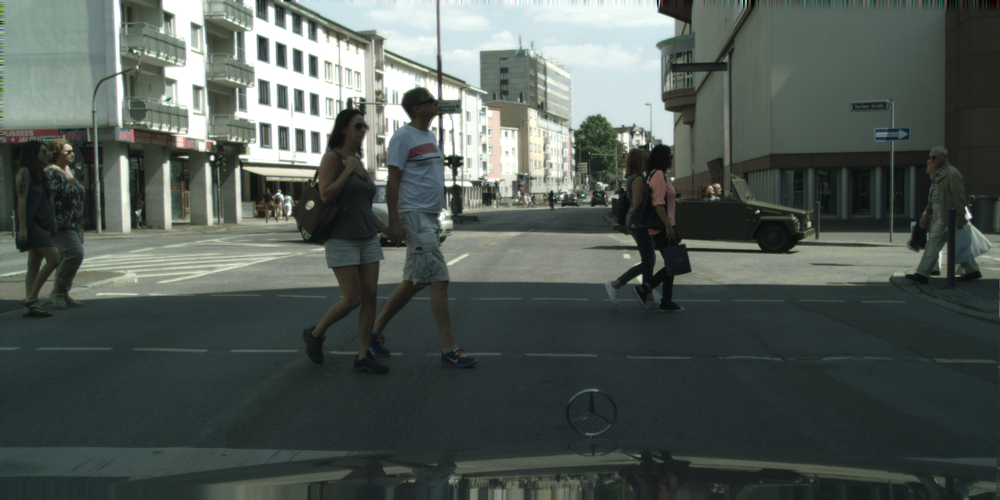
#> input picture Fast_SCNN/png/frankfurt_000001_058914_leftImg8bit.png, 1000 x 500 px, shrunk from 2048 x 1024 before the run
$ python -i lane_util2.py   (imports and definitions only)
#> lines starting #> are read from the running program, lines starting #| are printed output that depends on the picture; after the words box and inside, x2 and y2 are one past the last pixel; in counts of white or black regions, pixels touching at a corner belong together
import matplotlib.pyplot as plt
import matplotlib.image as mpimg
import numpy as np
import cv2
import math
def region_of_interest(img, vertices):
    mask = np.zeros_like(img)
    match_mask_color = 255
    cv2.fillPoly(mask, vertices, match_mask_color)
    masked_image = cv2.bitwise_and(img, mask)
    return masked_image

def draw_lines(img, lines, color=[255, 0, 0], thickness=3):
    line_img = np.zeros(
        (
            img.shape[0],
            img.shape[1],
            3
        ),
        dtype=np.uint8
    )
    img = np.copy(img)
    if lines is None:
        return
    for line in lines:
        for x1, y1, x2, y2 in line:
            cv2.line(line_img, (x1, y1), (x2, y2), color, thickness)
    img = cv2.addWeighted(img, 0.8, line_img, 1.0, 0.0)
    return img

def pipeline(image):
    """
    An image processing pipeline which will output
    an image with the lane lines annotated.
    """
    height = image.shape[0]
#> height = 500
    width = image.shape[1]
#> width = 1000
    region_of_interest_vertices = [
        (0, height),
        (width / 2, height / 2),
        (width, height),
    ]
#> region_of_interest_vertices = [(0, 500), (500, 250), (1000, 500)]
    # gray_image = cv2.cvtColor(image, cv2.COLOR_RGB2GRAY)
    gray_image = cv2.cvtColor(image, cv2.COLOR_BGR2GRAY)
    cannyed_image = cv2.Canny(gray_image, 100, 200)
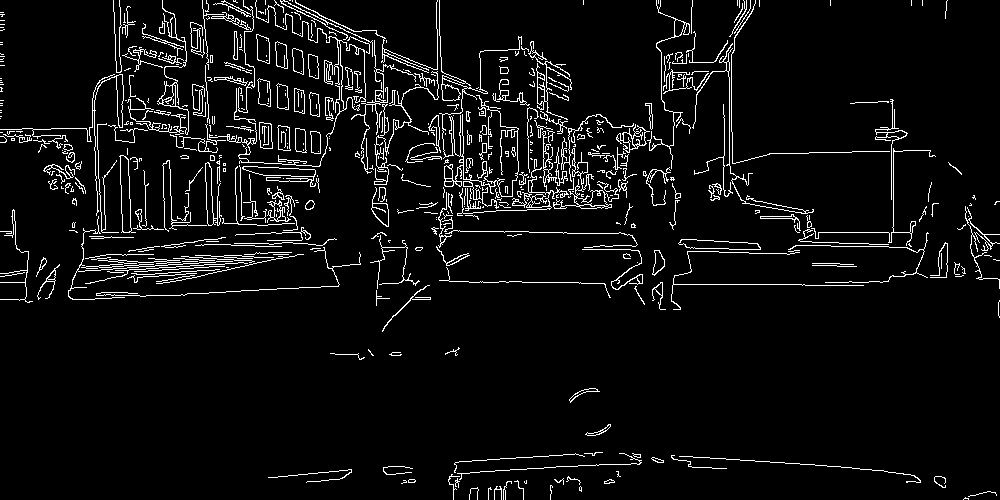
#> cannyed_image: shape (500, 1000); 5.6% white in thin lines or dots

    cropped_image = region_of_interest(
        cannyed_image,
        np.array(
            [region_of_interest_vertices],
            np.int32
        ),
    )
#> in region_of_interest, `cv2.fillPoly(mask, vertices, match_mask_color)`:
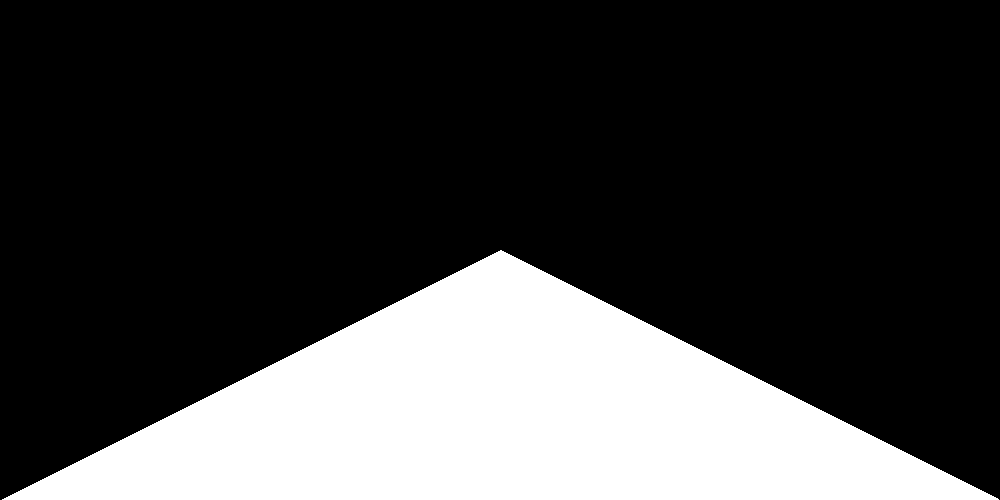
#> mask: shape (500, 1000); 25% white; 1 white region, box (x1, y1, x2, y2) and area: (2, 250, 999, 500) 124999
#> in region_of_interest, `masked_image = cv2.bitwise_and(img, mask)`:
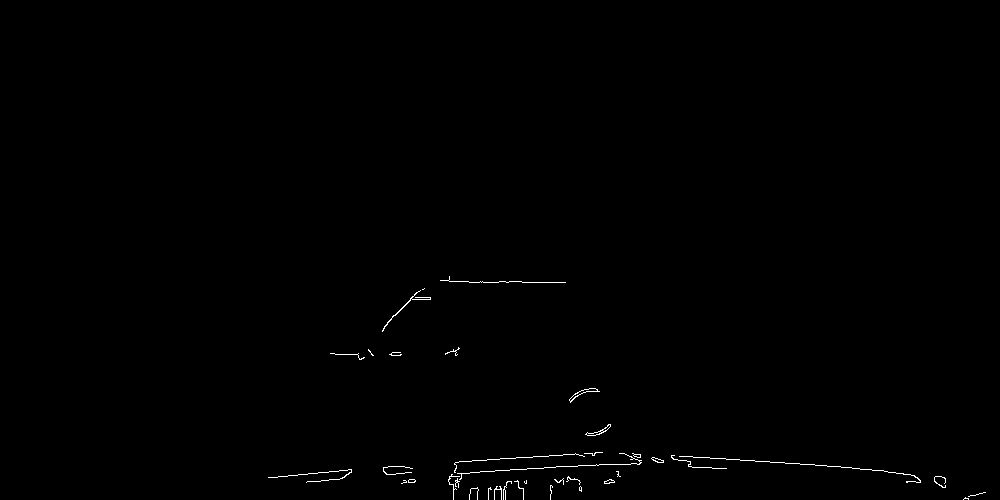
#> masked_image: shape (500, 1000); 0.38% white in thin lines or dots, all inside (x1, y1, x2, y2) = (268, 276, 986, 500)

    lines = cv2.HoughLinesP(
        cropped_image,
        rho=6,
        theta=np.pi / 60,
        threshold=160,
        lines=np.array([]),
        minLineLength=40,
        maxLineGap=25
    )
#> lines = [[454, 472, 686, 460], [770, 462, 851, 467], [298, 474, 351, 471], [510, 469, 605, 464], [557, 482, 614, 482], [454, 463, 504, 458], [556, 481, 614, 481], [549, 455, 594, 455], [563, 483, 609, 483], [671, 455, 739, 459]]
    left_line_x = []
    left_line_y = []
    right_line_x = []
    right_line_y = []

    for line in lines:
        for x1, y1, x2, y2 in line:
            slope = (y2 - y1) / (x2 - x1)
            if math.fabs(slope) < 0.5:
                continue
            if slope <= 0:
                left_line_x.extend([x1, x2])
                left_line_y.extend([y1, y2])
            else:
                right_line_x.extend([x1, x2])
                right_line_y.extend([y1, y2])
#> this loop made 10 passes
#> after the loop, left_line_x = []; left_line_y = []; right_line_x = []; right_line_y = []

    min_y = int(image.shape[0] * (3 / 5))
#> min_y = 300
    max_y = int(image.shape[0])
#> max_y = 500


    line_list = []
    print(left_line_x)
    print(left_line_y)

    if left_line_x and left_line_y:
        poly_left = np.poly1d(np.polyfit(
            left_line_y,
            left_line_x,
            deg=1
        ))

        left_x_start = int(poly_left(max_y))
        left_x_end = int(poly_left(min_y))

        line_list.append([left_x_start, max_y, left_x_end, min_y])

    print(right_line_x)
    print(right_line_y)

    if right_line_x and right_line_y:
        poly_right = np.poly1d(np.polyfit(
            right_line_y,
            right_line_x,
            deg=1
        ))

        right_x_start = int(poly_right(max_y))
        right_x_end = int(poly_right(min_y))

        line_list.append([right_x_start, max_y, right_x_end, min_y])

    line_image = draw_lines(
        image,
        # [[
        #     [left_x_start, max_y, left_x_end, min_y],
        #     [right_x_start, max_y, right_x_end, min_y],
        # ]],
        [line_list],
        thickness=5,
    )
#> after the loop in draw_lines, `for line in lines:`: line_img: shape (500, 1000, 3); every value is 0
#> in draw_lines, `img = cv2.addWeighted(img, 0.8, line_img, 1.0, 0.0)`:
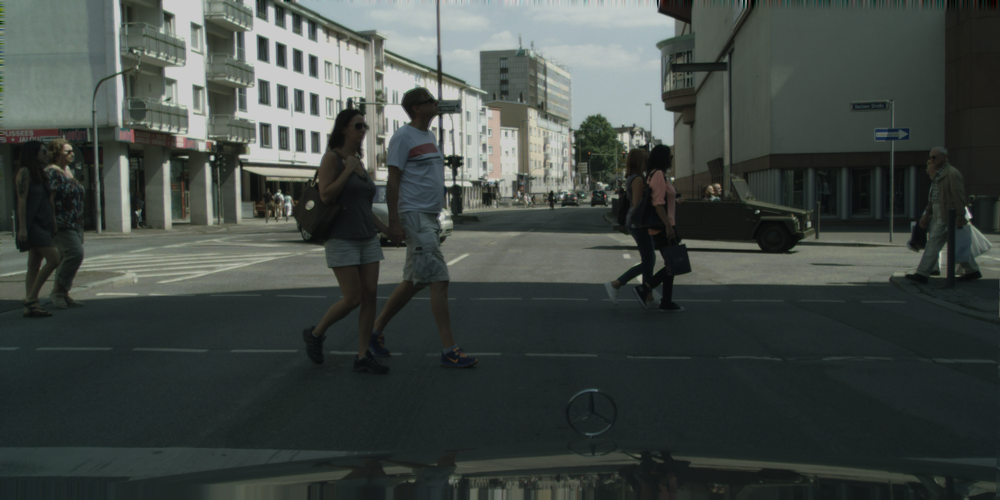
#> img: shape (500, 1000, 3); mean R, G, B 64.7, 71.9, 67.7

    return True, line_image

>>> import cv2
>>> picture = cv2.cvtColor(cv2.imread('Fast_SCNN/png/frankfurt_000001_058914_leftImg8bit.png'), cv2.COLOR_BGR2RGB)
>>> result = pipeline(picture)
